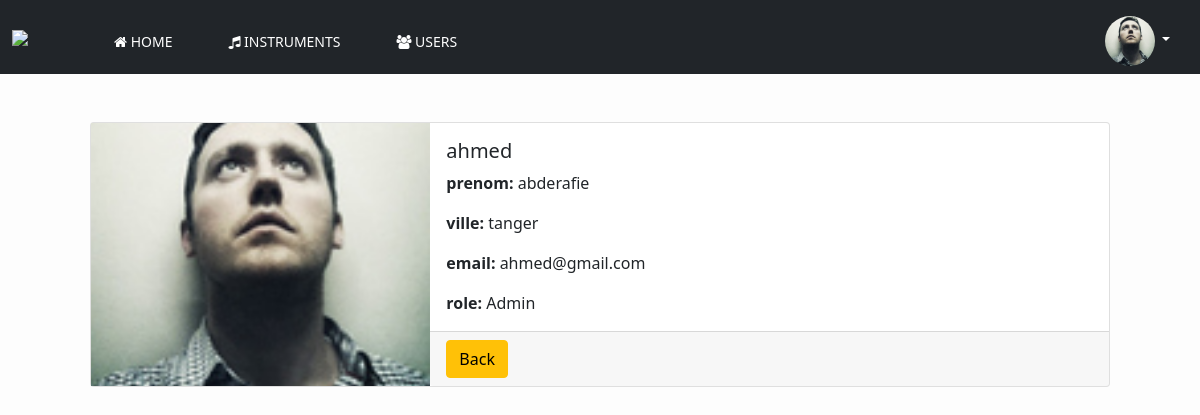
Page /users/view-user.php?id=42 (signed in) on the committed database.
### tables this page shows
CREATE TABLE `users` (
  `id` int(11) NOT NULL,
  `nom` varchar(255) NOT NULL,
  `prenom` varchar(255) NOT NULL,
  `ville` varchar(255) NOT NULL,
  `email` varchar(255) NOT NULL,
  `password` varchar(255) NOT NULL,
  `photo` varchar(255) NOT NULL,
  `etat` int(2) NOT NULL,
  `role_id` int(11) NOT NULL
);

### users/view-user.php (the view, shortened to what this page needs)
<?php
require_once('../database/connexion.php');
    $id = $_GET['id'];
    $requetViewUser =$pdo->prepare("select * from users where id=?");
    $requetViewUser->execute(array($id));
      $result=$requetViewUser->fetch();
?>
<!DOCTYPE html>
<html lang="en">
<head>
    <link href="https://cdn.jsdelivr.net/npm/bootstrap@5.0.2/dist/css/bootstrap.min.css" rel="stylesheet">
    <link href="https://maxcdn.bootstrapcdn.com/font-awesome/4.7.0/css/font-awesome.min.css" rel="stylesheet"/>
    <link rel="stylesheet" href="../css/style.css">
</head>
<body>
  <?php require_once('../pages/navbar.php');?>
<div class="container">
<div class="card m-5" >
  <div class="row g-0">
    <div class="col-md-4">
      <div class="h-100" style="background-position: center; background-repeat: no-repeat; background-size: cover; background-image: url(../pages/img/<?php echo $result['photo']; ?>);">
      </div>
    </div>
    <div class="col-md-8">
      <div class="card-body">
        <h5 class="card-title"><?php echo $result['nom']; ?></h5>
        <p class="card-text"><strong>prenom: </strong> <?php echo $result['prenom']; ?></p>
        <p class="card-text"><strong>ville: </strong> <?php echo $result['ville']; ?></p>
        <p class="card-text"><strong>email: </strong> <?php echo $result['email']; ?></p>
        <p class="card-text"><strong>role: </strong>
        <?php
        if($result['role_id']==1) echo 'Admin';
         else echo 'User' ;
          ?></p>
      </div>
      <div class="card-footer">
      <a class="btn btn-warning" href = "javascript:history.back()" >Back</a>
      </div>
    </div>
  </div>
</div>
</div>
</body>
</html>

### css/style.css (style rules this page uses)
body { background-color: rgb(253, 253, 253); }

### rows in the picture
users: photo (picture), nom "ahmed", prenom "abderafie", ville "tanger", email "ahmed@gmail.com"
